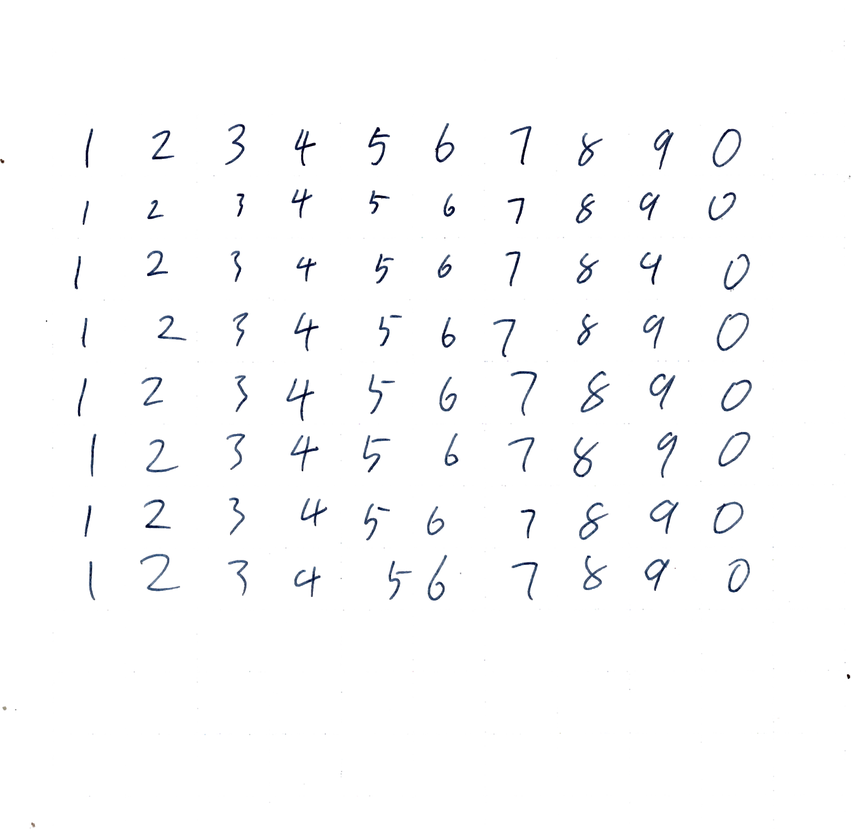
#> input picture hw02.png, 851 x 829 px, shrunk from 2094 x 2040 before the run, found by its file name
$ python digits_reader.py   (older library calls are emulated)
#> lines starting #> are read from the running program, lines starting #| are printed output that depends on the picture; after the words box and inside, x2 and y2 are one past the last pixel; in counts of white or black regions, pixels touching at a corner belong together
import cv2
import numpy as np
from matplotlib import pyplot as plt

def readDigitsFromImg(image_path, kernel):
    # Read the image
    image = cv2.imread(image_path)
#> image is the input picture: shape (829, 851, 3); mean B, G, R 252, 251.4, 251.1

    # Convert the image to grayscale
    gray = cv2.cvtColor(image, cv2.COLOR_BGR2GRAY)

    # Binarize the image, black background and white digits
    _, binary = cv2.threshold(gray,200, 255,cv2.THRESH_BINARY_INV)
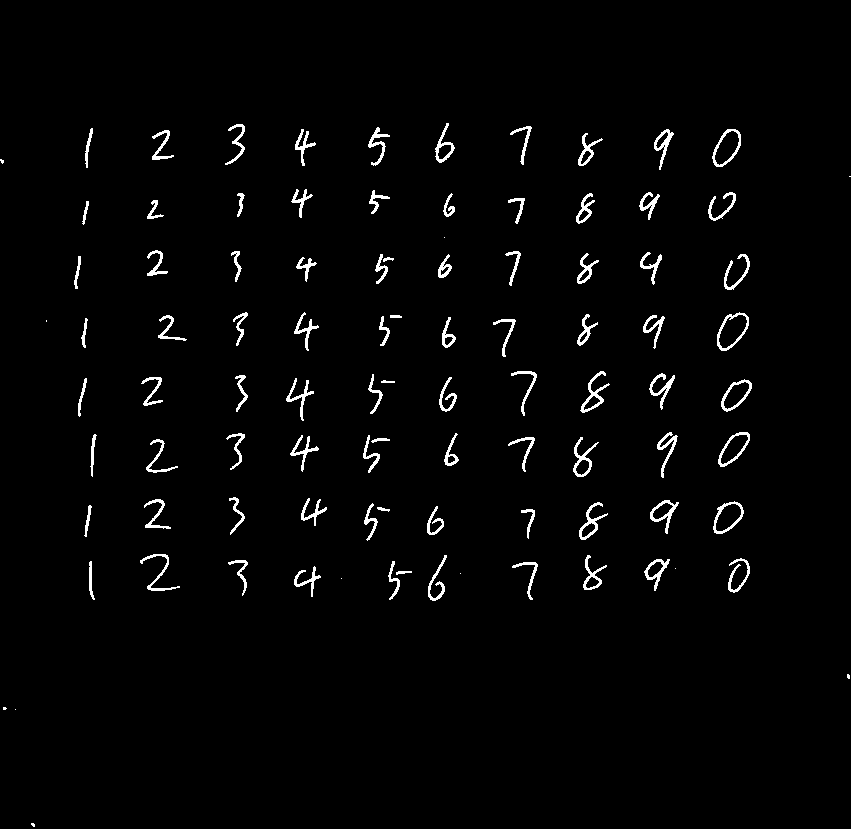
#> binary: shape (829, 851); 2.1% white in thin lines or dots, all inside (x1, y1, x2, y2) = (0, 123, 851, 827)

    # remove small stains from image {{
    nlabels, labels, stats, centroids = cv2.connectedComponentsWithStats( \
        binary, None, None, None, 8, cv2.CV_32S)
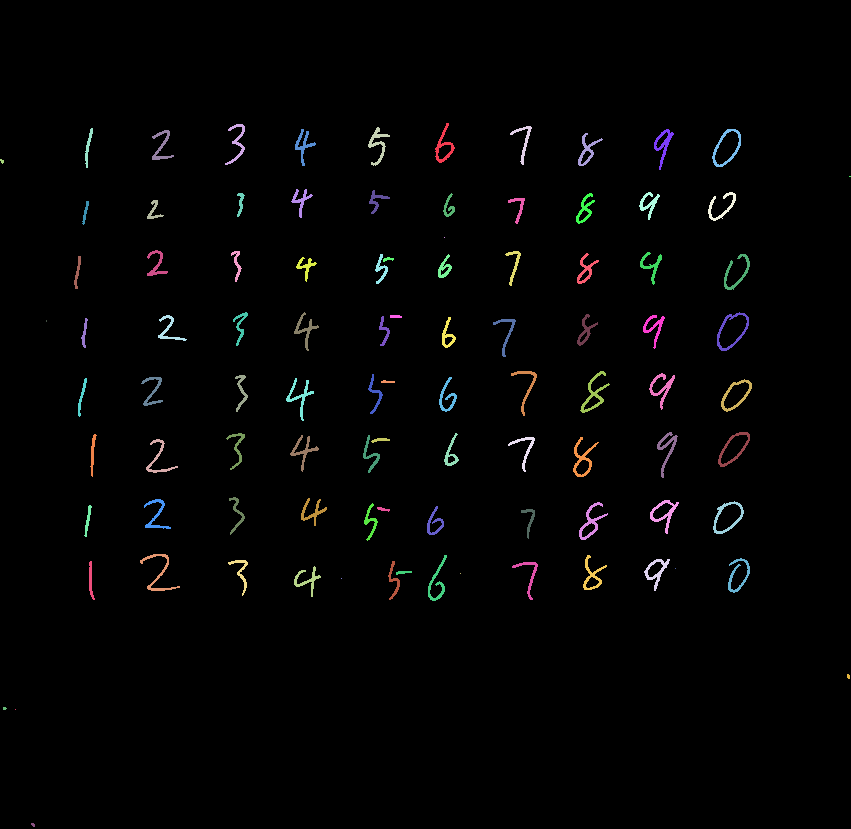
#> labels: shape (829, 851) int32; 98 distinct labels, from 0 to 97; one colour per label, 0 black
#> nlabels = 98; stats = 98 rows, first 6: [0, 0, 851, 829, 690385], [435, 123, 20, 40, 229], [225, 124, 20, 41, 207], [368, 127, 22, 39, 238], [510, 126, 22, 39, 176], [85, 128, 8, 40, 116]; centroids = 98 pairs, first value 1.62 to 849.5, second value 140.2 to 824.3
    areas = stats[1:,cv2.CC_STAT_AREA]
#> areas = 97 values, max 304 at index 47, min 1 at index 22, mean 155.6
    cleaned = np.zeros((labels.shape), np.uint8)
    for i in range(0, nlabels - 1):
        if areas[i] >= 100:   #keep
            cleaned[labels == i + 1] = 255
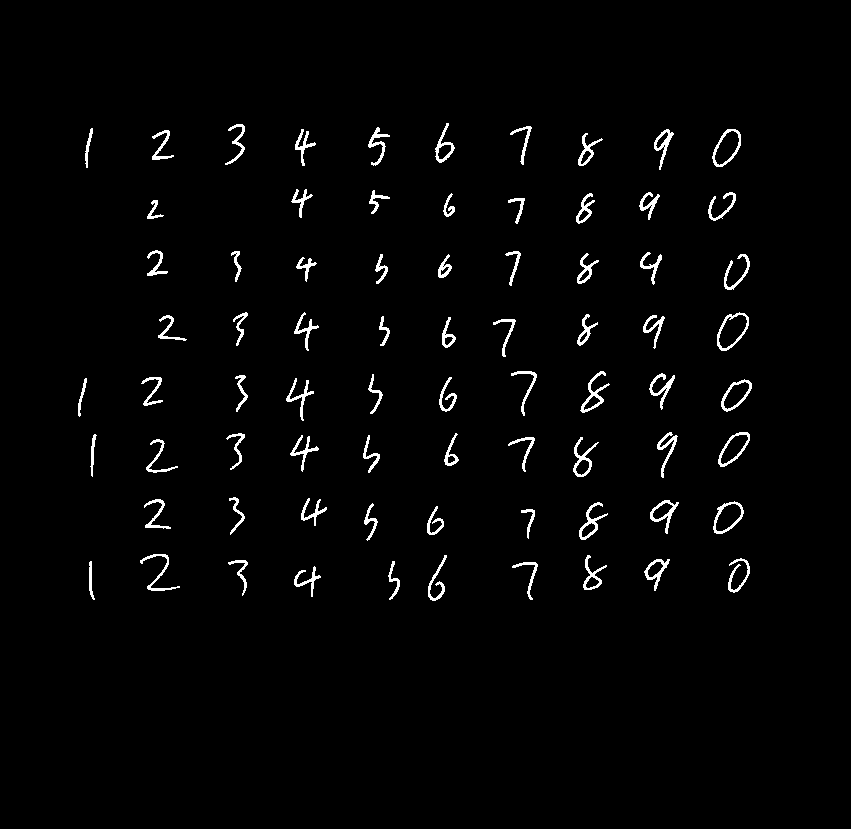
#> cleaned: shape (829, 851); 2% white in thin lines or dots, all inside (x1, y1, x2, y2) = (78, 123, 752, 601)
    # }}

    # get the outside contours of the digits {{
    closing = cv2.morphologyEx(cleaned, cv2.MORPH_CLOSE, kernel)
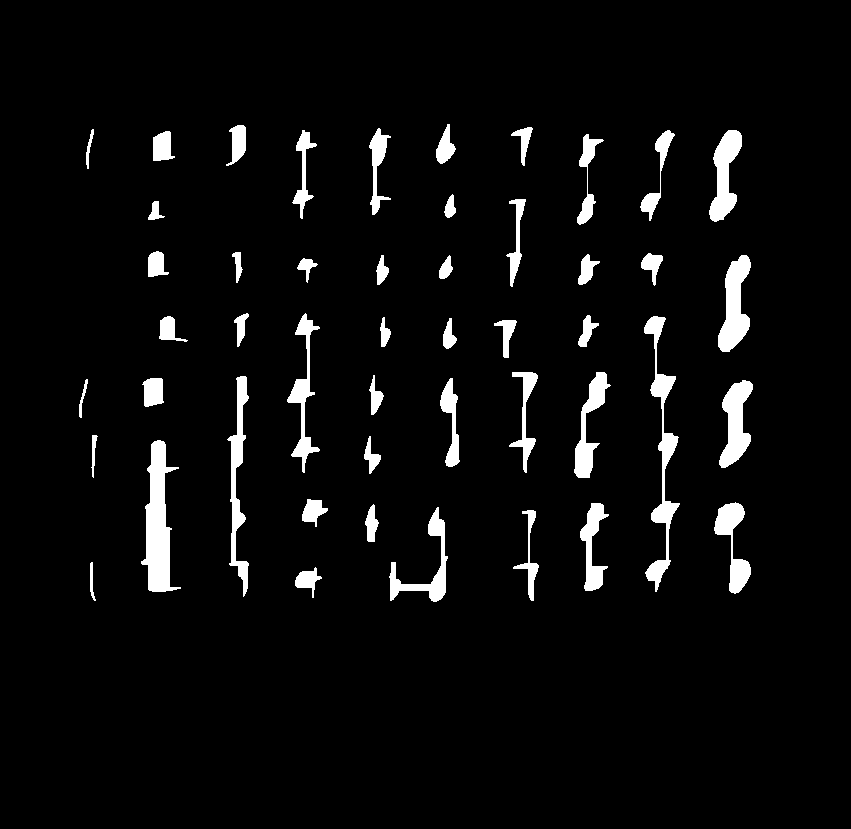
#> closing: shape (829, 851); 4.7% white; 48 white regions, largest, box (x1, y1, x2, y2) and area: (141, 440, 181, 592) 3032, (644, 316, 680, 592) 2420, (718, 255, 751, 352) 1838
    dilated = cv2.dilate(closing, kernel)
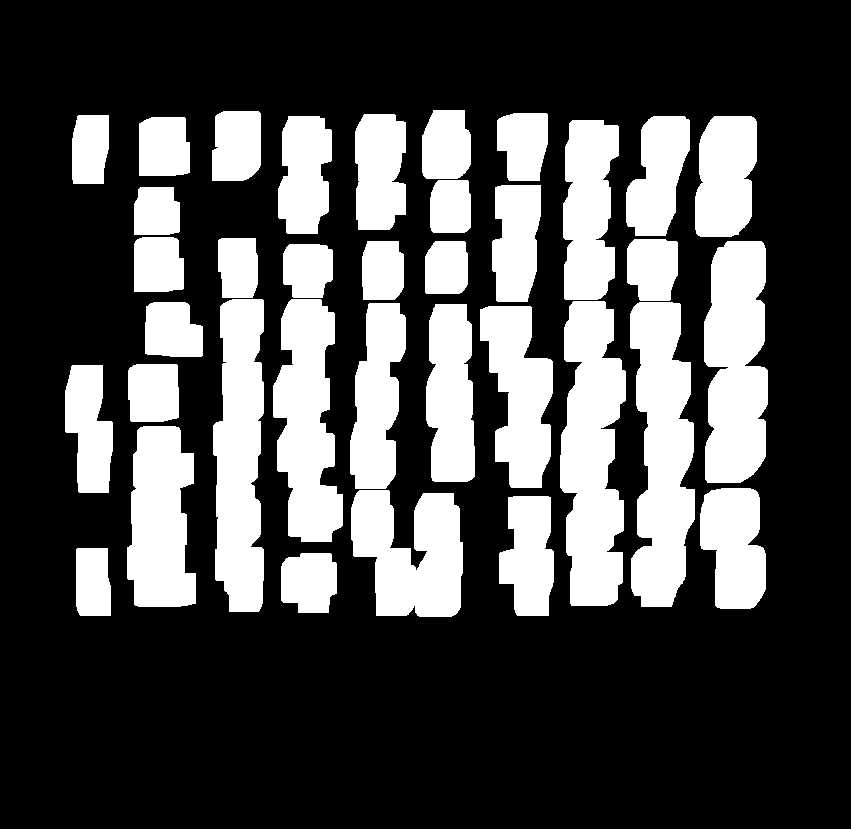
#> dilated: shape (829, 851); 29.3% white; 36 white regions
    contours,_ = cv2.findContours(dilated, cv2.RETR_EXTERNAL, cv2.CHAIN_APPROX_SIMPLE)
#> contours = 36 contours; largest, box (x1, y1, x2, y2) and area: (560, 301, 626, 606) 14798, (630, 302, 695, 607) 14187, (704, 241, 768, 483) 12864, (213, 299, 264, 612) 12705, (273, 299, 343, 542) 11446
    rects = [cv2.boundingRect(cnt) for cnt in contours]
#> rects = 36 items, first 6: (281, 553, 56, 60), (76, 548, 35, 68), (499, 496, 55, 120), (351, 490, 112, 127), (700, 488, 66, 121), (127, 426, 69, 181)
    # }}


    # Get digit images with white background {{
    rects = sorted(rects, key=lambda r: r[1])
#> rects = 36 items, first 6: (422, 110, 49, 69), (212, 111, 49, 70), (497, 113, 51, 68), (355, 114, 51, 116), (72, 115, 37, 69), (695, 116, 62, 121)
    rectList = []
    row = []
    for i in range(0, len(rects)):
        row.append(rects[i])
        if (i+1) % 10 == 0 and i != 0 or i == len(rects) - 1:
            print(f'i -> {i}')
            row = sorted(row, key=lambda c: c[0])
            rectList.append(row)
            row = []
#> this loop made 36 passes
#| i -> 9
#| i -> 19
#| i -> 29
#| i -> 35
#> after the loop, rectList = 4 items

    # find contours in a row

    i = 0
    maxH = -1
    for row in rectList:
        for r in row:
            x, y, w, h = r
            maxH = max(maxH, h)
            cv2.rectangle(image, (x, y), (x + w, y + h), (0, 255, 0), 2)
            cv2.putText(image, str(i) + ',' + str(y), (x, y), cv2.FONT_HERSHEY_SIMPLEX, 1, (0, 0, 255), 2)
            i += 1
#> this loop made 4 passes
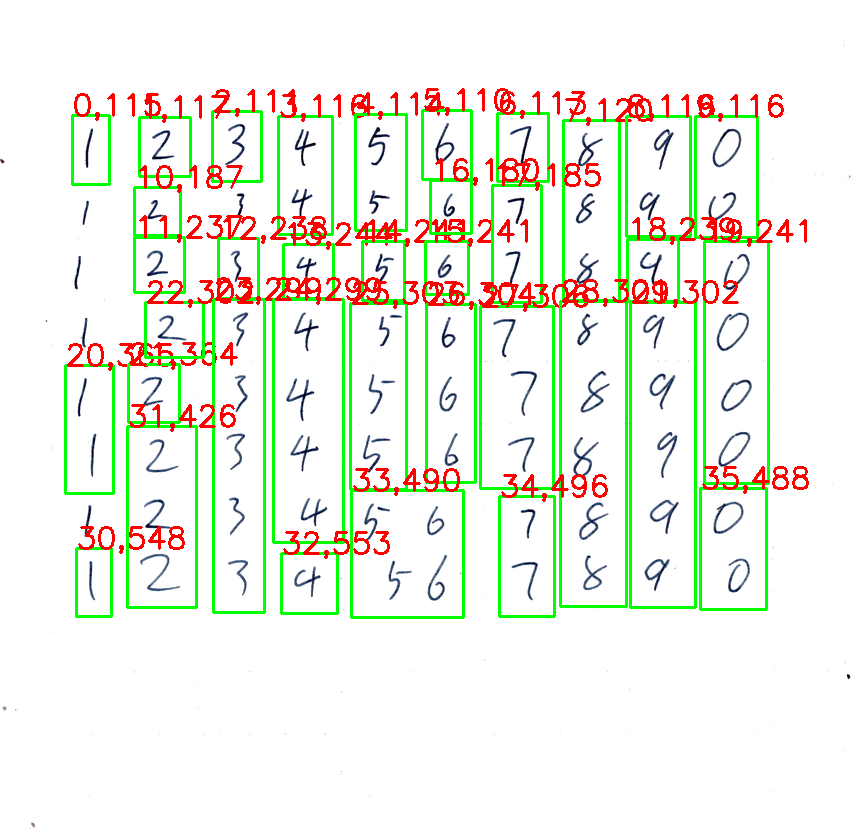
#> image: shape (829, 851, 3); 8.22% of pixels changed, all inside (x1, y1, x2, y2) = (64, 88, 809, 619)
#> after the loop, i = 36
    # plt.imshow(image)
    # plt.show()

    print(len(rectList))
#| 4
    print(maxH)
    digitImgs = []
    for row in rectList:
        for r in row:
            x, y, w, _ = r
            oriDigImg = image[y:y+maxH, x:x+w].copy()
            oriDigImg[(binary[y:y+maxH, x:x+w]==0)] = 255
            digitImgs.append(oriDigImg)
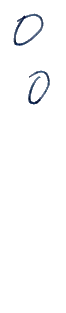
#> oriDigImg: shape (313, 66, 3); mean B, G, R 252.2, 251.6, 251.2
#> after the loop, digitImgs = 36 items
    # }}

    return digitImgs

def printCnt(image, cnts):
    for cnt in cnts:
        x, y, w, h = cv2.boundingRect(cnt)
        cv2.rectangle(image, (x, y), (x + w, y + h), (0, 255, 0), 2)
    plt.imshow(image)
    plt.show()
# Example usage
if __name__ == '__main__':
    digits_file_path = '/home/jjin/workspace/equation_solver/hw02.png'
    kernel = np.ones((30, 30), np.uint8)
    readDigitsFromImg(digits_file_path, kernel)
